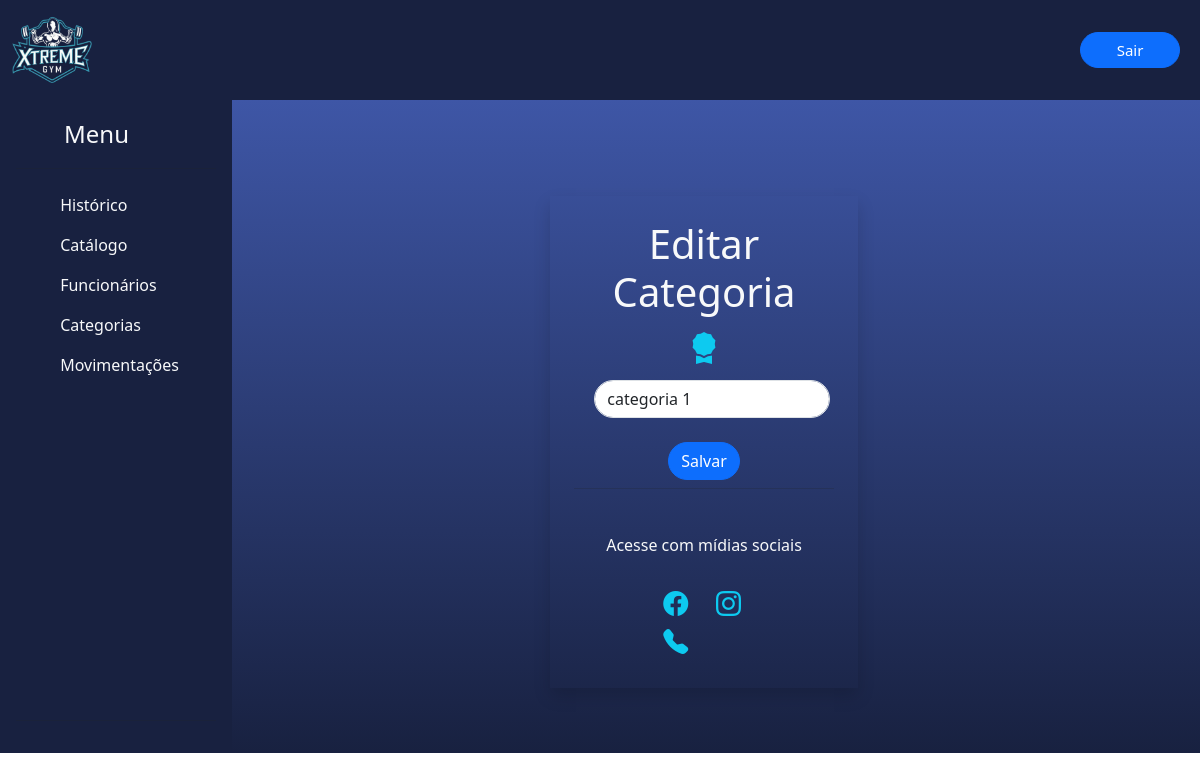
/editarCategoria/1, run on an earlier commit of the app's database.
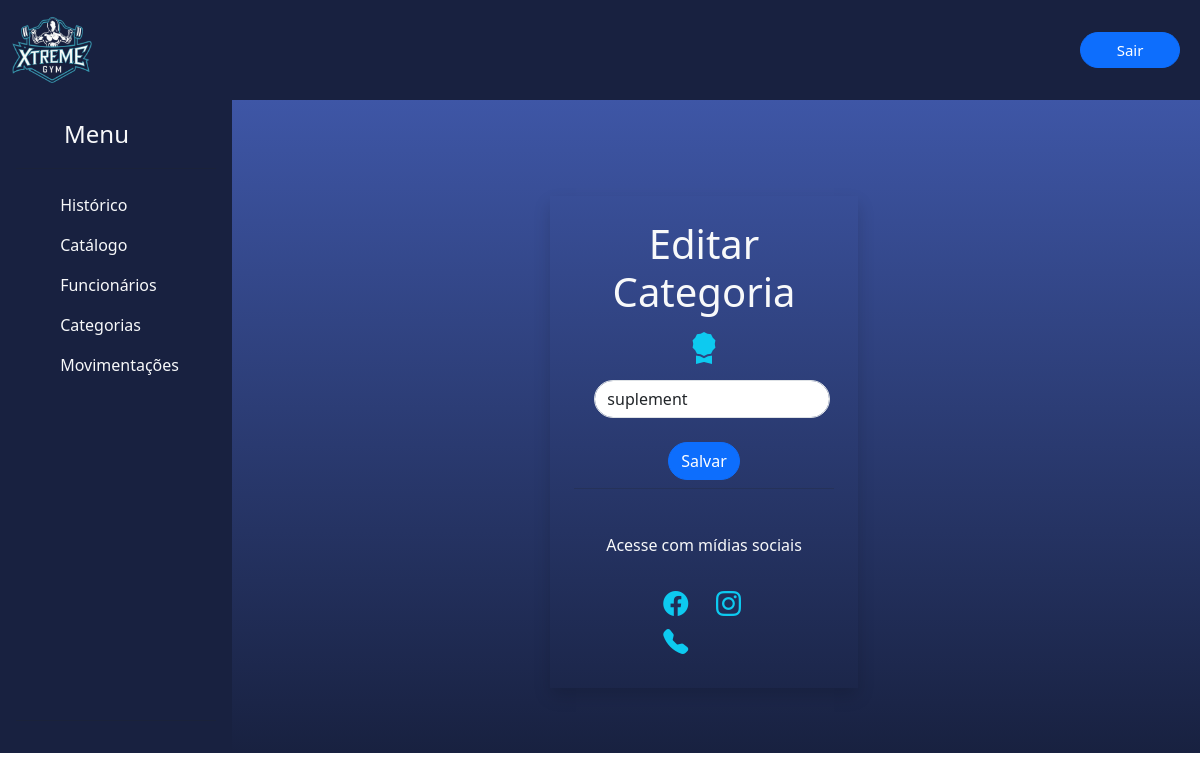
And on a later commit of the database.
### models.py (models this page shows, shortened)
class Categoria(Base):
    __tablename__ = 'categorias'
    id_categoria = Column(Integer, primary_key=True, unique=True)
    nome_categoria = Column(String(40), nullable=True, unique=True)

### app.py (the view)
@app.route('/editarCategoria/<int:id>', methods=['POST', 'GET'])
def editarCategoria(id):
    categoria = Categoria.query.get(id)
    if categoria is None:
        flash('Categoria inexistente', 'error')
        return redirect(url_for('listarCategorias'))
    if request.method == 'POST':
        form_data = request.form
        categoria.nome_categoria = form_data['nome_categoria']
        try:
            db_session.commit()
            flash('Categoria atualizada com sucesso!', 'success')
        except Exception as e:
            db_session.rollback()
            flash('Erro ao atualizar categoria: {}'.format(e), 'error')
        return redirect(url_for('listarCategorias'))
    else:
        return render_template('editarCategoria.html', categoria=categoria)

### templates/editarCategoria.html (shortened to what this page needs)
{% extends 'base.html' %}
{% block conteudo %}
    <div style="background: linear-gradient(#3E56A6, #182140); height: 653px">
        <div class="row col-5 p-5 mx-auto mb-5">
            <div class="row shadow p-4 mt-5">
                <h1 class="text-light text-center"> Editar Categoria </h1>
                <i class="bi bi-award-fill mx-auto text-center text-info fs-2"></i>
                <form action="{{ url_for('editarCategoria', id=categoria.id_categoria) }}" method="POST">
                    <input type="text" name="nome_categoria" class="form-control rounded-pill m-2 mt-2" placeholder="Nome da Categoria:" value="{{ categoria.nome_categoria }}" required>
                    <button class="btn btn-primary text-center d-flex rounded-pill mx-auto m-2 mt-4"> Salvar </button>
                </form>
                <hr>
                <label class="text-center p-4 mt-1 text-light">Acesse com mídias sociais</label>
                <div class="row col-6 mx-auto m-1">
                    <i class="bi bi-facebook text-info col" style="font-size: 25px"></i>
                    <i class="bi bi-instagram text-info col" style="font-size: 25px"></i>
                    <i class="bi bi-telephone-fill text-info col" style="font-size: 25px"></i>
                </div>
            </div>
        </div>
    </div>
{% endblock conteudo %}

What changed in the data, as far as the page shows it:
changed Categoria: nome_categoria "categoria 1" → "suplement"
